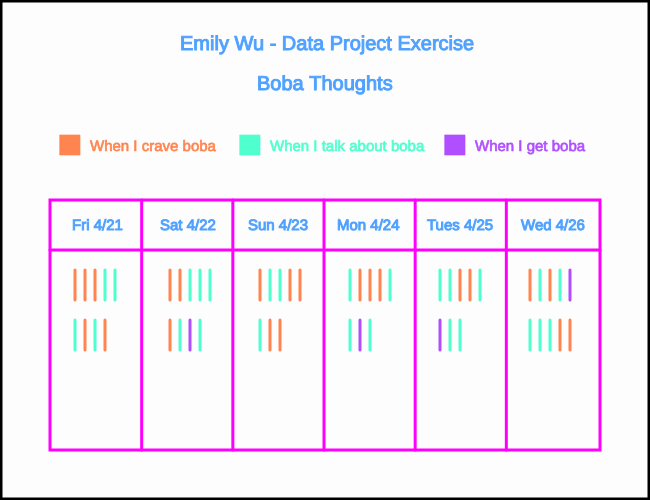
Frame 1 (no input)
Frame 60 (no input): identical to frame 1, image omitted
Frame 120 (the mouse pressed at the canvas centre since frame 60): identical to frame 1, image omitted

The p5.js sketch that drew this single still picture (run headless with seeded random() and noise() and a simulated clock; from frame 60 on, the mouse is pressed at the canvas centre):

// p5.js sketch
// ── sketch.js
// Emily Wu - Data Project Exercise

function setup() {
  createCanvas(650, 500);
}

function draw() {
  // Background
  background(253);
  // Black border
  stroke(0);
  strokeWeight(5);
  noFill();
  rect(0, 0, 650, 500);
  // Title
  stroke(79, 161, 255);
  strokeWeight(1);
  fill(79, 161, 255);
  textSize(20);
  text('Emily Wu - Data Project Exercise', 180, 50);
  text('Boba Thoughts', 257, 90);
  // Key
  strokeWeight(0.7);
  textSize(15);
  stroke(255, 132, 79);
  fill(255, 132, 79);
  rect(60, 135, 20, 20);
  text('When I crave boba', 90, 151);
  stroke(79, 255, 205);
  fill(79, 255, 205);
  rect(240, 135, 20, 20);
  text('When I talk about boba', 270, 151);
  stroke(176, 79, 255);
  fill(176, 79, 255);
  rect(445, 135, 20, 20);
  text('When I get boba', 475, 151);
  // Calendar box
  stroke(255, 0, 255);
  strokeWeight(3);
  noFill();
  rect(50, 200, 550, 250);
  // Calendar lines
  line(141.6667, 200, 141.6667, 450);
  line(232.8333, 200, 232.8333, 450);
  line(324, 200, 324, 450);
  line(415.1667, 200, 415.1667, 450);
  line(506.3333, 200, 506.3333, 450);
  line(50, 250, 600, 250);
  // Labels
  stroke(79, 161, 255);
  strokeWeight(1);
  fill(79, 161, 255);
  textSize(15);
  text('Fri 4/21', 72, 230);
  text('Sat 4/22', 160, 230);
  text('Sun 4/23', 248, 230);
  text('Mon 4/24', 337, 230);
  text('Tues 4/25', 427, 230);
  text('Wed 4/26', 521, 230);
  // Crave boba data
  stroke(255, 132, 79);
  strokeWeight(3);
  // Friday
  line(75, 270, 75, 300);
  line(85, 270, 85, 300);
  line(95, 270, 95, 300);
  line(85, 320, 85, 350);
  line(105, 320, 105, 350);
  // Saturday
  line(170, 270, 170, 300);
  line(180, 270, 180, 300);
  line(170, 320, 170, 350);
  // Sunday
  line(260, 270, 260, 300);
  line(290, 270, 290, 300);
  line(300, 270, 300, 300);
  line(270, 320, 270, 350);
  line(280, 320, 280, 350);
  // Monday
  line(360, 270, 360, 300);
  line(370, 270, 370, 300);
  line(380, 270, 380, 300);
  // Tuesday
  line(460, 270, 460, 300);
  line(470, 270, 470, 300);
  // Wednesday
  line(530, 270, 530, 300);
  line(550, 270, 550, 300);
  line(560, 320, 560, 350);
  line(570, 320, 570, 350);
  // Talk about boba data
  stroke(79, 255, 205);
  strokeWeight(3);
  // Friday
  line(105, 270, 105, 300);
  line(115, 270, 115, 300);
  line(75, 320, 75, 350);
  line(95, 320, 95, 350);
  // Saturday
  line(190, 270, 190, 300);
  line(200, 270, 200, 300);
  line(210, 270, 210, 300);
  line(180, 320, 180, 350);
  line(200, 320, 200, 350);
  // Sunday
  line(270, 270, 270, 300);
  line(280, 270, 280, 300);
  line(260, 320, 260, 350);
  // Monday
  line(350, 270, 350, 300);
  line(390, 270, 390, 300);
  line(350, 320, 350, 350);
  line(370, 320, 370, 350);
  // Tuesday
  line(440, 270, 440, 300);
  line(450, 270, 450, 300);
  line(480, 270, 480, 300);
  line(450, 320, 450, 350);
  line(460, 320, 460, 350);
  // Wednesday
  line(540, 270, 540, 300);
  line(560, 270, 560, 300);
  line(530, 320, 530, 350);
  line(540, 320, 540, 350);
  line(550, 320, 550, 350);
  // Get boba data
  stroke(176, 79, 255);
  strokeWeight(3);
  // Saturday
  line(190, 320, 190, 350);
  // Monday
  line(360, 320, 360, 350);
  // Tuesday
  line(440, 320, 440, 350);
  // Wednesday
  line(570, 270, 570, 300);
}
